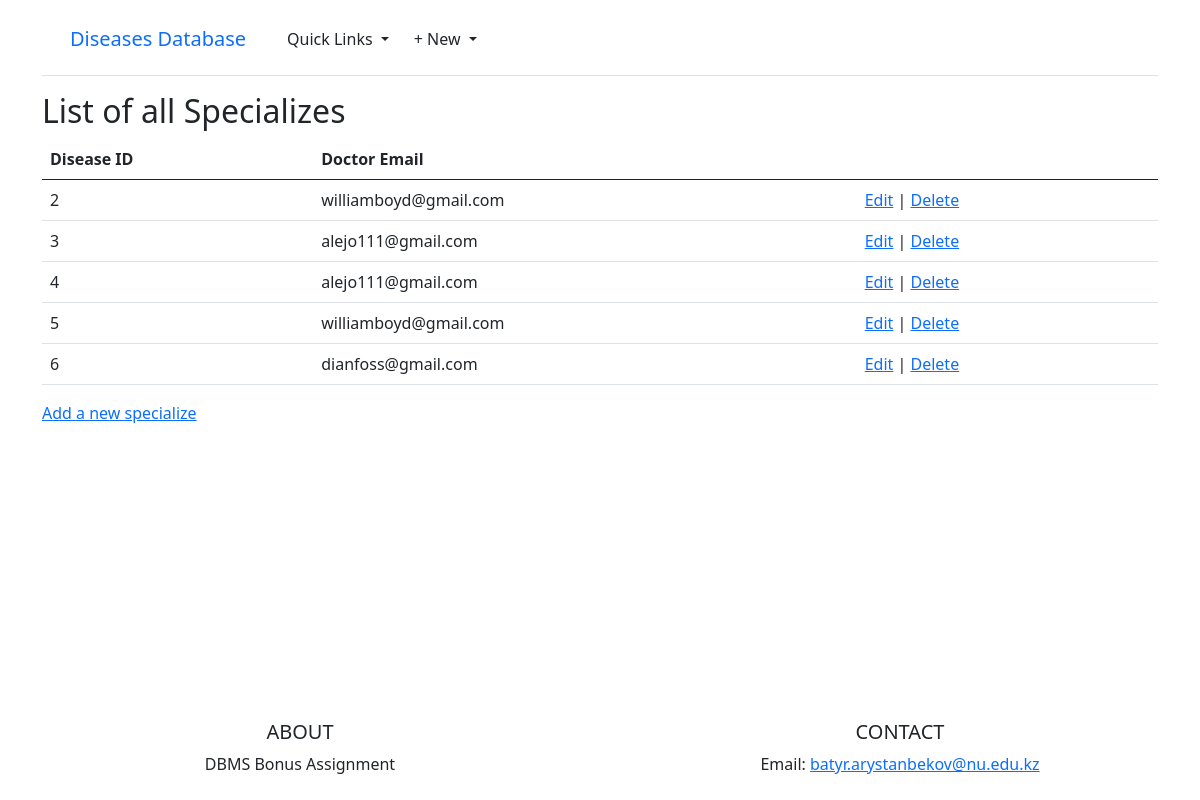
Before: /specializes/ with the older database file.
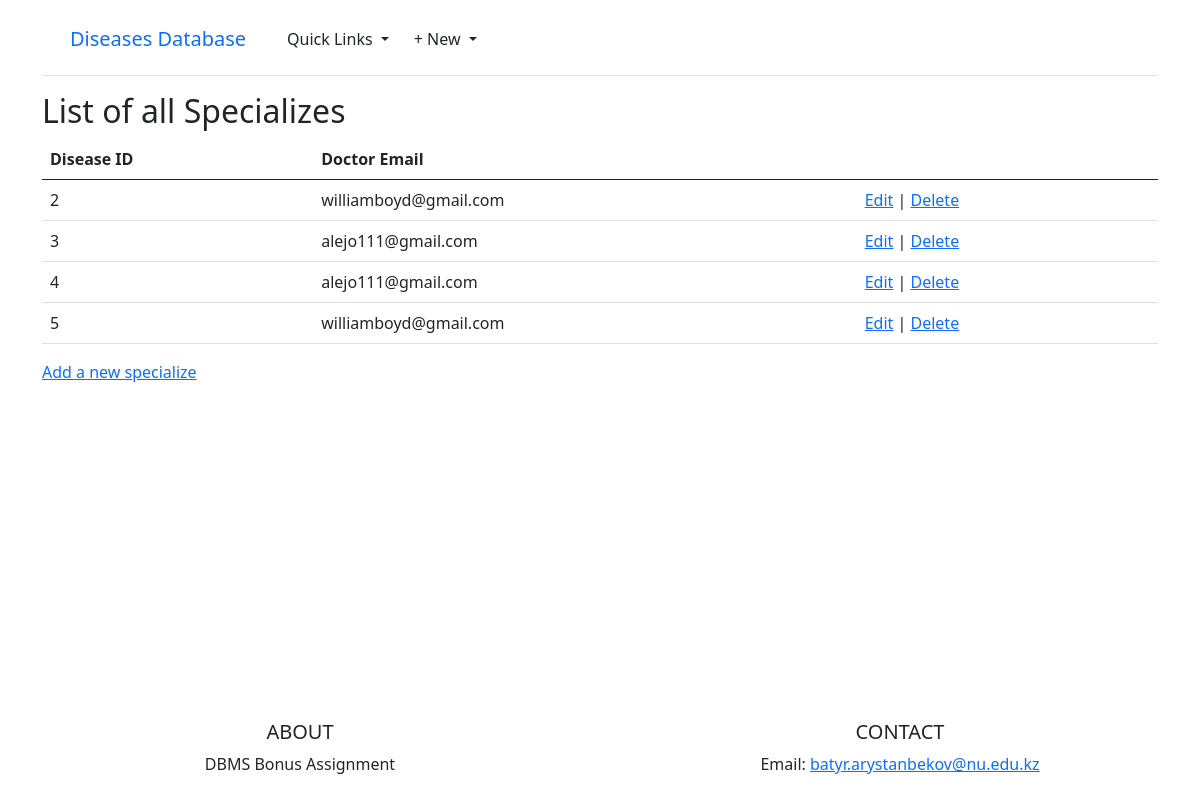
After: the same page with the newer database file.
### objects/models.py (models this page shows, shortened)
class Specialize(models.Model):
    disease_type_id = models.ForeignKey(DiseaseType, on_delete=models.CASCADE)
    email = models.ForeignKey(Doctor, on_delete=models.CASCADE)
    class Meta:
        constraints = [
            models.UniqueConstraint(
                fields=['disease_type_id', 'email'], name='unique_id_email_combination'
            )
        ]

class Doctor(models.Model):
    email = models.OneToOneField(User, on_delete=models.CASCADE, primary_key=True)
    degree = models.CharField(max_length=20)
    def __str__(self):
        return str(self.email)

class User(models.Model):
    email = models.CharField(max_length=60, primary_key=True)
    name = models.CharField(max_length=30)
    surname = models.CharField(max_length=40)
    salary = models.PositiveIntegerField()
    phone = models.CharField(max_length=20)
    cname = models.ForeignKey(Country, on_delete=models.CASCADE)
    def __str__(self):
        return self.email

### objects/views.py (the view)
# urls.py: path('specializes/', SpecializeListView.as_view(), name='specialize_list'),
class SpecializeListView(ListView):
    model = Specialize
    template_name = 'specialize/specialize_list.html'

### templates/specialize/specialize_list.html (shortened to what this page needs)
{% extends "base.html" %}
{% block content %}
<h2>List of all Specializes</h2>
<table class="table">
    <thead class="thead-dark">
      <tr>
        <th scope="col">Disease ID</th>
        <th scope="col">Doctor Email</th>
        <th> </th>
      </tr>
    </thead>
    <tbody>
    {% for s in specialize_list %}
        <tr>
            <td>{{ s.id }}</a></td>
            <td>{{ s.email }}</td>
            <td><a href="{% url 'specialize_edit' s.pk %}">Edit</a> | <a href="{% url 'specialize_delete' s.pk %}">Delete</a></td>
        </tr>
    {% endfor %}
    </tbody>
  </table>
  <p><a href="{% url 'specialize_new' %}">Add a new specialize</a></p>
{% endblock content %}

Changed rows visible on the page:
removed Specialize: id "6", email "dianfoss@gmail.com"
